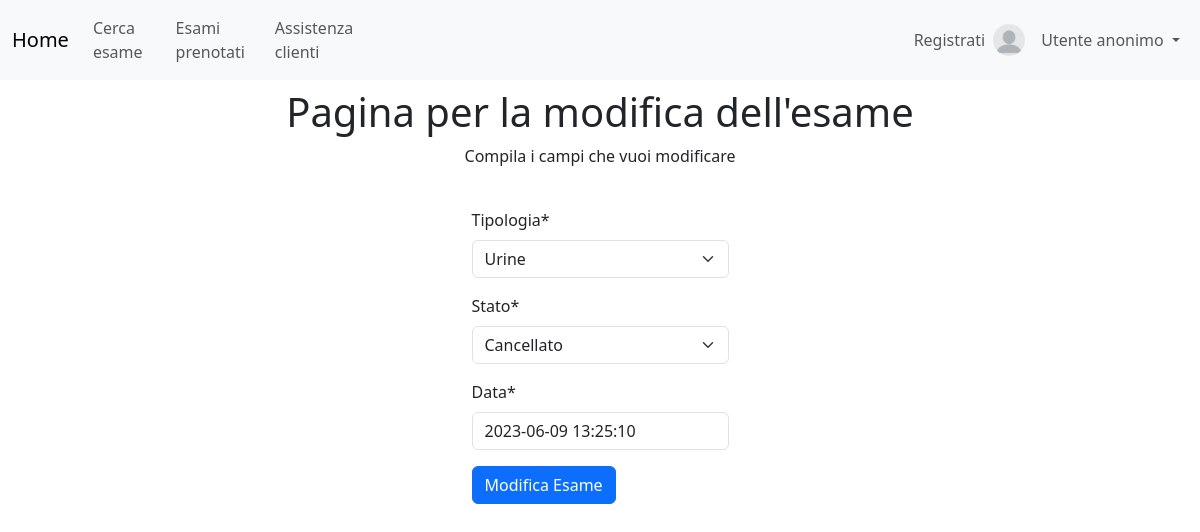
Page /medici/modifica_esame/22/ on the committed database.
### gestione_medici/models.py (models this page shows, shortened)
class Esame(DirtyFieldsMixin, models.Model):
    TIPOLOGIE_POSSIBILI = [
        ('ematochimica', 'Ematochimica'),
        ('urine', 'Urine'),
        ('oculistica', 'Oculistica'),
        ('radiografia', 'Radiografia'),
        ('ginecologia', 'Ginecologia'),
        ('ecografia', 'Ecografia'),
        ('risonanza_magnetica', 'Risonanza magnetica'),
        ('cardiologia', 'Cardiologia'),
        ('allergologia', 'Allergologia'),
        ('gastroenterologia', 'gastroenterologia'),
        ('urologia', 'Urologia'),
        ('psichiatria', 'Psichiatria'),
        ('pediatria', 'Pediatria'),
        ('otorinolaringologia', 'Otorinolaringologia'),
        ('neurologia', 'Neurologia'),
        ('dermatologia', 'Dermatologia'),
        ('endocrinologia', 'Endocrinologia'),
        ('angiologia', 'Angiologia')
    ]
    STATI_POSSIBILI = [
        ('disponibile', 'Disponibile'),
        ('prenotato', 'Prenotato'),
        ('eseguito', 'Eseguito'),
        ('cancellato', 'Cancellato')
    ]
    tipologia = models.CharField(max_length=30, choices=TIPOLOGIE_POSSIBILI)
    medico = models.ForeignKey(Medico, related_name='esami_caricati', on_delete=models.PROTECT)
    data = models.DateTimeField()
    stato = models.CharField(max_length=20, choices=STATI_POSSIBILI, default='disponibile')
    paziente = models.ForeignKey(UtenteCustom, related_name='esami', null=True, blank=True,
                               on_delete=models.SET_NULL)
    class Meta:
        verbose_name_plural = 'Esami'
        ordering = ['data']

### gestione_medici/views.py (the view)
# urls.py: path('modifica_esame/<pk>/', ModificaEsameView.as_view(), name='modifica_esame'),
class ModificaEsameView(SuccessMessageMixin, UpdateView):
    title = "Modifica l'esame"
    model = Esame
    form_class = ModificaEsameForm
    template_name = "gestione_medici/modifica_esame.html"
    success_url = reverse_lazy('gestione_medici:esami_caricati')
    success_message = "L'esame e' stato modificato con successo"

### gestione_medici/forms.py
class ModificaEsameForm(forms.ModelForm):
    helper = FormHelper()
    helper.form_id = "modifica_esame_crispy_form"
    helper.form_method = "POST"
    helper.add_input(Submit("submit","Modifica Esame"))
    class Meta:
        model = Esame
        fields = ['tipologia', 'stato', 'data',]
        widgets = {
            'data': DateTimePickerInput(),
        }

### gestione_medici/templates/gestione_medici/modifica_esame.html (shortened to what this page needs)
{% extends 'base.html' %}
{% load crispy_forms_tags %}
{% block content %}
<div class="jumbotron text-center" style="margin-bottom:0">
    <h1>Pagina per la modifica dell'esame</h1>
    <p>Compila i campi che vuoi modificare</p>
</div>
<br>
<div class="d-flex justify-content-center">
  {% crispy form %}
</div>
<br>
{% endblock %}

### rows in the picture
Esame: tipologia "Urine", stato "Cancellato", data "2023-06-09 13:25:10"
